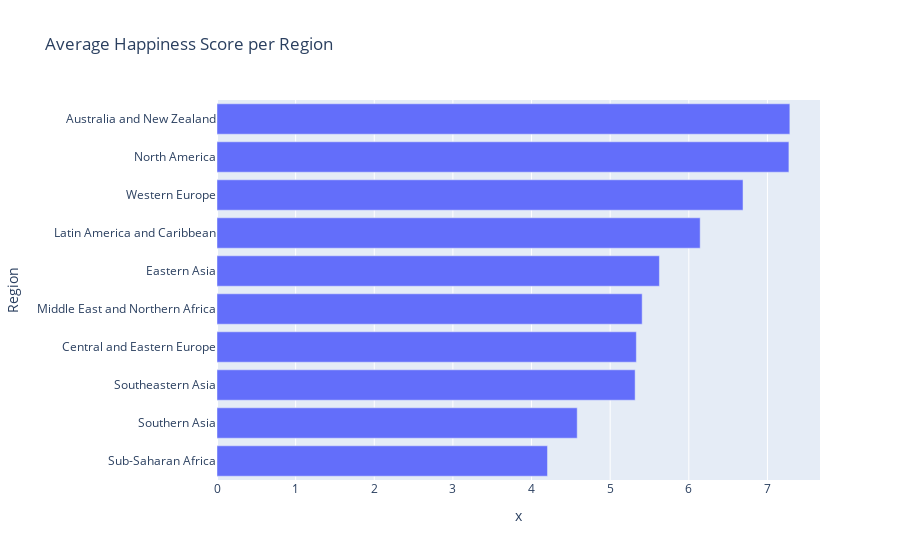

Here is the notebook cell this chart was saved with:
### Code cell
region_happiness = df.groupby('Region')['Happiness Score'].mean().sort_values()

fig = pe.bar(region_happiness, x=region_happiness.values, y=region_happiness.index,
             title='Average Happiness Score per Region', orientation='h')

fig.show()

### Figure 1 — Plotly figure (JSON) as saved in the notebook; plotly's stock layout.template omitted (floating-point values rounded to 4 significant figures)
{"data": [{"alignmentgroup": "True", "hovertemplate": "x=%{x}<br>Region=%{y}<extra></extra>", "legendgroup": "", "marker": {"color": "#636efa", "pattern": {"shape": ""}}, "name": "", "offsetgroup": "", "orientation": "h", "showlegend": false, "textposition": "auto", "type": "bar", "x": [4.203, 4.581, 5.317, 5.333, 5.407, 5.626, 6.145, 6.69, 7.273, 7.285], "xaxis": "x", "y": ["Sub-Saharan Africa", "Southern Asia", "Southeastern Asia", "Central and Eastern Europe", "Middle East and Northern Africa", "Eastern Asia", "Latin America and Caribbean", "Western Europe", "North America", "Australia and New Zealand"], "yaxis": "y"}], "layout": {"barmode": "relative", "legend": {"tracegroupgap": 0}, "title": {"text": "Average Happiness Score per Region"}, "xaxis": {"anchor": "y", "domain": [0, 1], "title": {"text": "x"}}, "yaxis": {"anchor": "x", "domain": [0, 1], "title": {"text": "Region"}}}}
